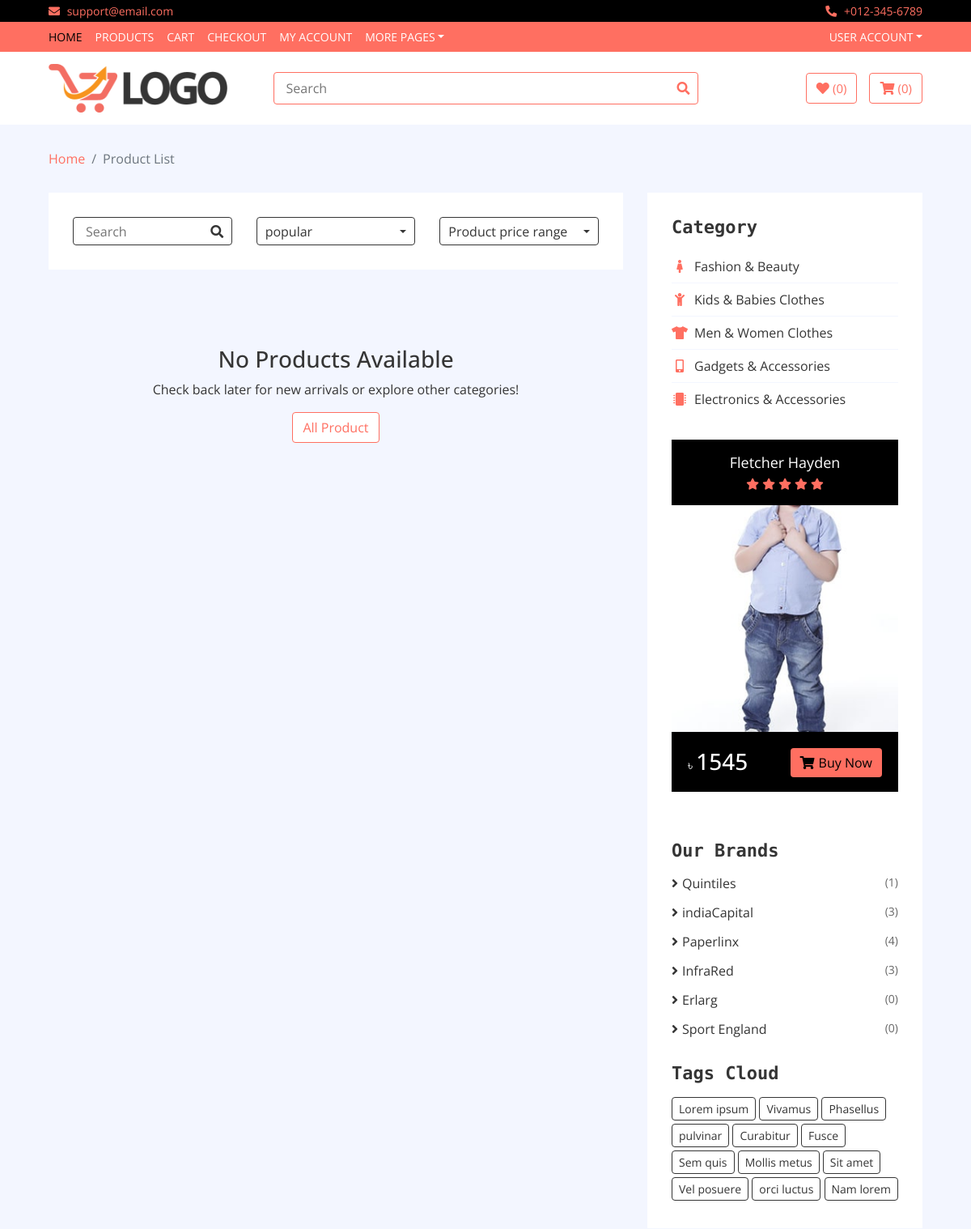
Page /product/?sort=popular (upper part) on the earlier database version.
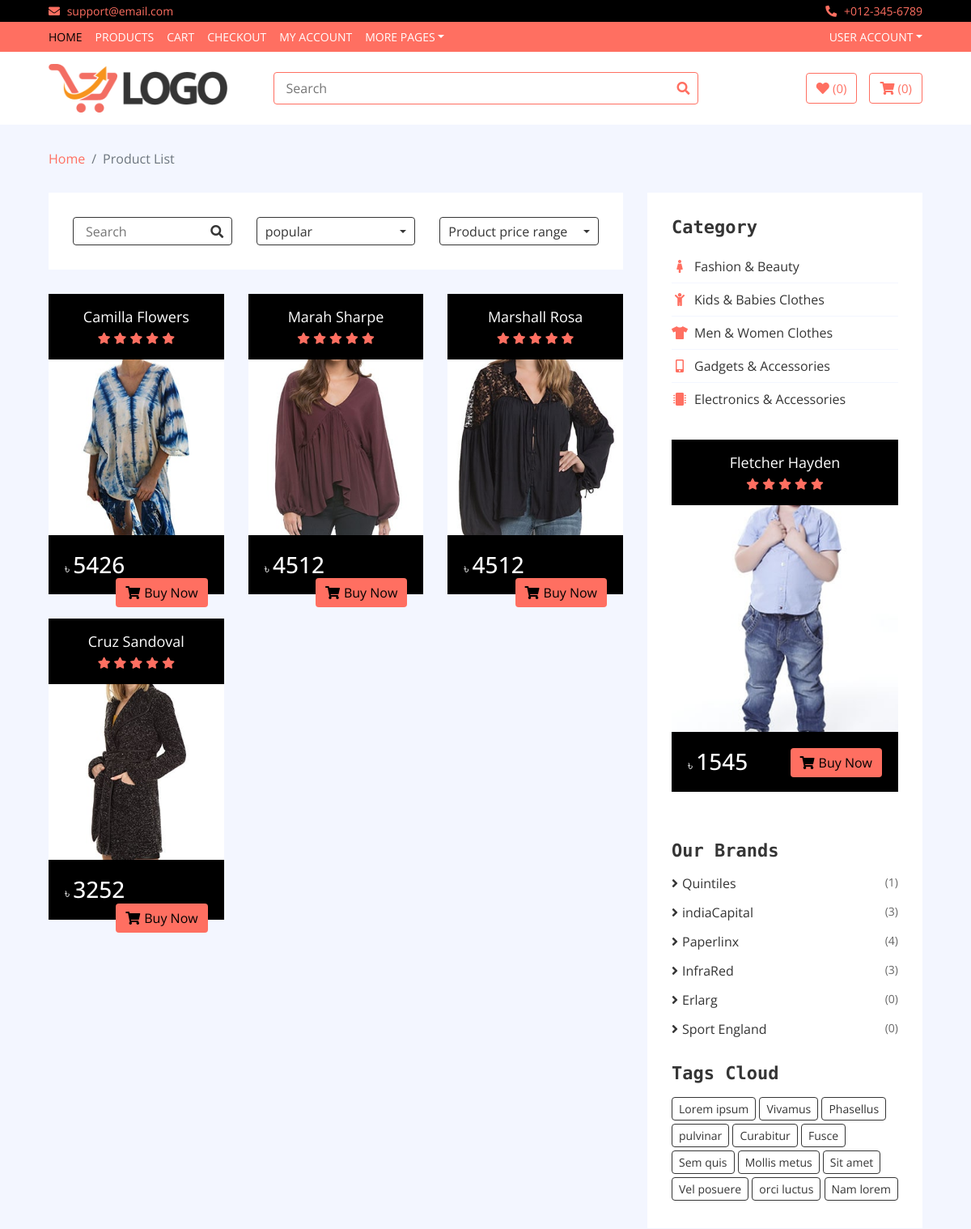
Same page on the later database version.
### product/models.py (models this page shows, shortened)
class Category(models.Model):
    name = models.CharField(max_length=255)
    icon = models.CharField(max_length=55, default='fa fa-circle', blank=True, null=True)
    thumbnail = models.ImageField(upload_to='category_thumbnails/', blank=True, null=True)
    slug = models.SlugField(max_length=255, unique=True)
    is_active = models.BooleanField(default=True)
    created_by = models.ForeignKey(User, on_delete=models.SET_NULL, null=True, blank=True,
                                   related_name='categories_created')
    created_date = models.DateTimeField(default=timezone.now)
    updated_by = models.ForeignKey(User, on_delete=models.SET_NULL, null=True, blank=True,
                                   related_name='categories_updated')
    updated_date = models.DateTimeField(auto_now=True)

class Product(models.Model):
    COLOR_CHOICES = [
        ('red', 'Red'),
        ('blue', 'Blue'),
        ('green', 'Green'),
        ('black', 'Black'),
        ('white', 'White'),
        ('yellow', 'Yellow'),
    ]
    SIZE_CHOICES = [
        ('S', 'Small'),
        ('M', 'Medium'),
        ('L', 'Large'),
        ('XL', 'Extra Large'),
    ]
    name = models.CharField(max_length=255)
    category = models.ForeignKey(Category, on_delete=models.CASCADE, related_name='products')
    brand = models.ForeignKey(Brand, on_delete=models.CASCADE, related_name='products')
    thumbnail = models.ImageField(upload_to='product_thumbnails/', blank=True, null=True)
    image1 = models.ImageField(upload_to='product_images/', blank=True, null=True)
    image2 = models.ImageField(upload_to='product_images/', blank=True, null=True)
    image3 = models.ImageField(upload_to='product_images/', blank=True, null=True)
    new_price = models.PositiveIntegerField(default=0, blank=True, null=True)
    old_price = models.PositiveIntegerField(default=0, blank=True, null=True)
    sku = models.CharField(max_length=100, unique=True)
    size = models.CharField(max_length=2, choices=SIZE_CHOICES, blank=True, null=True)  # Add size choices
    color = models.CharField(max_length=10, choices=COLOR_CHOICES, blank=True, null=True)  # Add color choices
    slug = models.SlugField(max_length=255, unique=True)
    is_active = models.BooleanField(default=True)
    is_Newest = models.BooleanField(default=True)
    is_Popular = models.BooleanField(default=False)
    created_by = models.ForeignKey(User, on_delete=models.SET_NULL, null=True, blank=True,
                                   related_name='products_created')
    created_date = models.DateTimeField(default=timezone.now)
    updated_by = models.ForeignKey(User, on_delete=models.SET_NULL, null=True, blank=True,
                                   related_name='products_updated')
    updated_date = models.DateTimeField(auto_now=True)

class Brand(models.Model):
    name = models.CharField(max_length=255)
    thumbnail = models.ImageField(upload_to='brand_thumbnails/', blank=True, null=True)
    slug = models.SlugField(max_length=255, unique=True)
    is_active = models.BooleanField(default=True)
    created_by = models.ForeignKey(User, on_delete=models.SET_NULL, null=True, blank=True,
                                   related_name='brands_created')
    created_date = models.DateTimeField(default=timezone.now)
    updated_by = models.ForeignKey(User, on_delete=models.SET_NULL, null=True, blank=True,
                                   related_name='brands_updated')
    updated_date = models.DateTimeField(auto_now=True)

### product/views.py (the view)
# urls.py: path('', productList, name="productlist"),
def productList(request):
    sort_by = request.GET.get('sort', 'Product sort by')  # Default to 'newest' if no parameter is provided
    if sort_by == 'newest':
        products = Product.objects.filter(is_active=True).order_by('created_date')[:9]
    elif sort_by == 'popular':
        products = Product.objects.filter(is_Popular=True)
    else:
        all_product = Product.objects.filter(is_active=True)
        paginator = Paginator(all_product, 10, orphans=1, allow_empty_first_page=True)
        page_number = request.GET.get("page")
        products = paginator.get_page(page_number)
    context = {'products': products, 'sort_by': sort_by}
    context.update(getShareContext())  # Merge shared context into the main context
    return render(request, 'product/product-list.html', context)

### product/views.py (called while the page is built)
def getShareContext():
    short_product = Product.objects.filter(is_active=True).order_by('-created_date')[:3]
    categories = Category.objects.filter(is_active=True)
    brands = Brand.objects.filter(is_active=True).annotate(product_count=Count('products'))
    return {
        'categories': categories,
        'brands': brands,
        'short_product': short_product,
    }

### templates/product/product-list.html (shortened to what this page needs)
{% extends 'base.html' %}
{% load static %}
{% block body %}
<div class="breadcrumb-wrap">
    <div class="container-fluid">
        <ul class="breadcrumb">
            <li class="breadcrumb-item"><a href="{% url 'home' %}">Home</a></li>
            <li class="breadcrumb-item active">Product List</li>
        </ul>
    </div>
</div>
<div class="product-view">
    <div class="container-fluid">
        <div class="row">
            <div class="col-lg-8">
                <div class="row">
                    <div class="col-md-12">
                        <div class="product-view-top">
                            <div class="row">
                                <div class="col-md-4">
                                    <div class="product-search">
                                        <form method="GET" action="{% url 'search' %}">
                                            <input type="text" value="{{ product }}" placeholder="Search" name="product">
                                            <button type="submit"><i class="fa fa-search"></i></button>
                                        </form>
                                    </div>
                                </div>
                                <div class="col-md-4">
                                    <div class="product-short">
                                        <div class="dropdown">
                                            <div class="dropdown-toggle" data-toggle="dropdown">{% if sort_by %}
                                                {{sort_by}} {% else %} Product sort by {% endif %}
                                            </div>
                                        </div>
                                    </div>
                                </div>
                                <div class="col-md-4">
                                    <div class="product-price-range">
                                        <div class="dropdown">
                                            <div class="dropdown-toggle" data-toggle="dropdown">Product price range
                                            </div>
                                        </div>
                                    </div>
                                </div>
                            </div>
                        </div>
                    </div>
                    {% if products %}
                    {% for product in products %}
                    <div class="col-md-4">
                        <div class="product-item">
                            <div class="product-title">
                                <a href="{% url 'productdetails' product.slug %}">{{ product.name }}</a>
                                <div class="ratting">
                                    <i class="fa fa-star"></i>
                                    <i class="fa fa-star"></i>
                                    <i class="fa fa-star"></i>
                                    <i class="fa fa-star"></i>
                                    <i class="fa fa-star"></i>
                                </div>
                            </div>
                            <div class="product-image">
                                <a href="product-detail.html">
                                    {% if product.image1 %}
                                    <img src="{{ product.image1.url }}" alt="{{ product.name }}">
                                    {% endif %}
                                </a>
                            </div>
                            <div class="product-price">
                                <h3><span> ৳ </span>{{ product.new_price }}</h3>
                                <a class="btn" href=""><i class="fa fa-shopping-cart"></i>Buy Now</a>
                            </div>
                        </div>
                    </div>
                    {% endfor %}
                    {% else %}
                    <div class="col-12 text-center my-5">
                        <h3 class="mt-3">No Products Available</h3>
                        <p>Check back later for new arrivals or explore other categories!</p>
                        <a href="{% url 'productlist' %}" class="btn btn-secondary">All Product</a>
                    </div>
                    {% endif %}
                </div>
            </div>
            <div class="col-lg-4 sidebar">
                <div class="sidebar-widget category">
                    <h2 class="title">Category</h2>
                    <nav class="navbar bg-light">
                        <ul class="navbar-nav">
                            {% for category in categories %}
                            <li class="nav-item">
                                <a class="nav-link" href="{% url 'categoryProduct' category.slug %}"><i
                                        class="{{ category.icon }}"></i>{{ category.name }}</a>
                            </li>
                            {% endfor %}
                        </ul>
                    </nav>
                </div>
                <div class="sidebar-widget widget-slider">
                    <div class="sidebar-slider normal-slider">
                        {% for product in short_product %}
                        <div class="product-item">
                            <div class="product-title">
                                <a href="#">{{ product.name }}</a>
                                <div class="ratting">
                                    <i class="fa fa-star"></i>
                                    <i class="fa fa-star"></i>
                                    <i class="fa fa-star"></i>
                                    <i class="fa fa-star"></i>
                                    <i class="fa fa-star"></i>
                                </div>
                            </div>
                            <div class="product-image">
                                <a href="product-detail.html">
                                    <img src="{{ product.image1.url }}" alt="{{ product.name }}">
                                </a>
                            </div>
                            <div class="product-price">
                                <h3><span> ৳ </span> {{ product.new_price }}</h3>
                                <a class="btn" href=""><i class="fa fa-shopping-cart"></i>Buy Now</a>
                            </div>
                        </div>
                        {% endfor %}
                    </div>
                </div>
                <div class="sidebar-widget brands">
                    <h2 class="title">Our Brands</h2>
                    <ul>
                        {% for brand in brands %}
                        <li><a href="{% url 'productByBrand' brand.slug %}">{{ brand.name }} </a><span>({{ brand.product_count  }})</span>
                        </li>
                        {% endfor %}
                    </ul>
                </div>
                <div class="sidebar-widget tag">
                    <h2 class="title">Tags Cloud</h2>
                    <a href="#">Lorem ipsum</a>
                    <a href="#">Vivamus</a>
                    <a href="#">Phasellus</a>
                    <a href="#">pulvinar</a>
                    <a href="#">Curabitur</a>
                    <a href="#">Fusce</a>
                    <a href="#">Sem quis</a>
                    <a href="#">Mollis metus</a>
                    <a href="#">Sit amet</a>
                    <a href="#">Vel posuere</a>
                    <a href="#">orci luctus</a>
                    <a href="#">Nam lorem</a>
                </div>
            </div>
        </div>
    </div>
</div>
{% endblock %}

### templates/base.html (shortened to what this page needs)
<!DOCTYPE html>
{% load static %}
<html lang="en">
<head>
    <link href="https://stackpath.bootstrapcdn.com/bootstrap/4.4.1/css/bootstrap.min.css" rel="stylesheet">
    <link href="https://cdnjs.cloudflare.com/ajax/libs/font-awesome/5.10.0/css/all.min.css" rel="stylesheet">
    <link href="{% static 'lib/slick/slick.css' %}" rel="stylesheet">
    <link href="{% static 'lib/slick/slick-theme.css' %}" rel="stylesheet">
    <link href="{% static 'css/style.css' %}" rel="stylesheet">
</head>
<body>
{% include 'header.html' %}
{% block body %}{% endblock %}
</body>
</html>

### templates/header.html (shortened to what this page needs)
{% load static %}
<div class="top-bar">
    <div class="container-fluid">
        <div class="row">
            <div class="col-sm-6">
                <i class="fa fa-envelope"></i>
                support@email.com
            </div>
            <div class="col-sm-6">
                <i class="fa fa-phone-alt"></i>
                +012-345-6789
            </div>
        </div>
    </div>
</div>
<div class="nav">
    <div class="container-fluid">
        <nav class="navbar navbar-expand-md bg-dark navbar-dark">
            <div class="collapse navbar-collapse justify-content-between" id="navbarCollapse">
                <div class="navbar-nav mr-auto">
                    <a href="{% url 'home' %}" class="nav-item nav-link active">Home</a>
                    <a href="{% url 'productlist' %}" class="nav-item nav-link">Products</a>
                    <a href="{% url 'cart' %}" class="nav-item nav-link">Cart</a>
                    <a href="checkout.html" class="nav-item nav-link">Checkout</a>
                    <a href="{% url 'profile_update' %}" class="nav-item nav-link">My Account</a>
                    <div class="nav-item dropdown">
                        <a href="#" class="nav-link dropdown-toggle" data-toggle="dropdown">More Pages</a>
                    </div>
                </div>
                <div class="navbar-nav ml-auto">
                    <div class="nav-item dropdown">
                        <a href="#" class="nav-link dropdown-toggle" data-toggle="dropdown">User Account</a>
                    </div>
                </div>
            </div>
        </nav>
    </div>
</div>
<div class="bottom-bar">
    <div class="container-fluid">
        <div class="row align-items-center">
            <div class="col-md-3">
                <div class="logo">
                    <a href="{% url 'home' %}">
                        <img src="{% static 'icon/logo.png' %}" alt="Logo">
                    </a>
                </div>
            </div>
            <div class="col-md-6">
                <div class="search">
                    <form method="GET" action="{% url 'search' %}">
                        <input type="text" placeholder="Search" name="product">
                        <button><i class="fa fa-search"></i></button>
                    </form>
                </div>
            </div>
            <div class="col-md-3">
                <div class="user">
                    <a href="wishlist.html" class="btn wishlist">
                        <i class="fa fa-heart"></i>
                        <span>(0)</span>
                    </a>
                    <a href="cart.html" class="btn cart">
                        <i class="fa fa-shopping-cart"></i>
                        <span>(0)</span>
                    </a>
                </div>
            </div>
        </div>
    </div>
</div>

### templates/footer.html (shortened to what this page needs)
{% load static %}

Differences in the rows shown:
now on this page (row edited): Product: name "Camilla Flowers", image1 (picture), new_price "5426"
now on this page (row edited): Product: name "Marah Sharpe", image1 (picture), new_price "4512"
now on this page (row edited): Product: name "Marshall Rosa", image1 (picture), new_price "4512"
now on this page (row edited): Product: name "Cruz Sandoval", image1 (picture), new_price "3252"
Other differences:
text no longer shown: "No Products Available Check back later for new arrivals or explore other categories! All Product"
